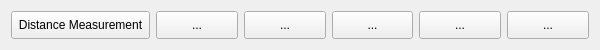
<?xml version="1.0" encoding="UTF-8"?>
<ui version="4.0">
 <class>TitleBarWidgetClass</class>
 <widget class="QWidget" name="TitleBarWidgetClass">
  <property name="geometry">
   <rect>
    <x>0</x>
    <y>0</y>
    <width>600</width>
    <height>50</height>
   </rect>
  </property>
  <property name="windowTitle">
   <string>TitleBarWidget</string>
  </property>
  <layout class="QGridLayout" name="gridLayout_2">
   <item row="0" column="0">
    <layout class="QGridLayout" name="gridLayout" columnstretch="1,1,1,1,1,1">
     <item row="0" column="0">
      <widget class="QToolButton" name="DistanceMeasurement">
       <property name="sizePolicy">
        <sizepolicy hsizetype="Preferred" vsizetype="Preferred">
         <horstretch>0</horstretch>
         <verstretch>0</verstretch>
        </sizepolicy>
       </property>
       <property name="text">
        <string>Distance Measurement</string>
       </property>
       <property name="checkable">
        <bool>true</bool>
       </property>
      </widget>
     </item>
     <item row="0" column="1">
      <widget class="QToolButton" name="toolButton_2">
       <property name="sizePolicy">
        <sizepolicy hsizetype="Preferred" vsizetype="Preferred">
         <horstretch>0</horstretch>
         <verstretch>0</verstretch>
        </sizepolicy>
       </property>
       <property name="text">
        <string>...</string>
       </property>
      </widget>
     </item>
     <item row="0" column="4">
      <widget class="QToolButton" name="toolButton_5">
       <property name="sizePolicy">
        <sizepolicy hsizetype="Preferred" vsizetype="Preferred">
         <horstretch>0</horstretch>
         <verstretch>0</verstretch>
        </sizepolicy>
       </property>
       <property name="text">
        <string>...</string>
       </property>
      </widget>
     </item>
     <item row="0" column="3">
      <widget class="QToolButton" name="toolButton_4">
       <property name="sizePolicy">
        <sizepolicy hsizetype="Preferred" vsizetype="Preferred">
         <horstretch>0</horstretch>
         <verstretch>0</verstretch>
        </sizepolicy>
       </property>
       <property name="text">
        <string>...</string>
       </property>
      </widget>
     </item>
     <item row="0" column="2">
      <widget class="QToolButton" name="toolButton_3">
       <property name="sizePolicy">
        <sizepolicy hsizetype="Preferred" vsizetype="Preferred">
         <horstretch>0</horstretch>
         <verstretch>0</verstretch>
        </sizepolicy>
       </property>
       <property name="text">
        <string>...</string>
       </property>
      </widget>
     </item>
     <item row="0" column="5">
      <widget class="QToolButton" name="toolButton_6">
       <property name="sizePolicy">
        <sizepolicy hsizetype="Preferred" vsizetype="Preferred">
         <horstretch>0</horstretch>
         <verstretch>0</verstretch>
        </sizepolicy>
       </property>
       <property name="text">
        <string>...</string>
       </property>
      </widget>
     </item>
    </layout>
   </item>
  </layout>
 </widget>
 <layoutdefault spacing="6" margin="11"/>
 <resources/>
 <connections/>
</ui>
